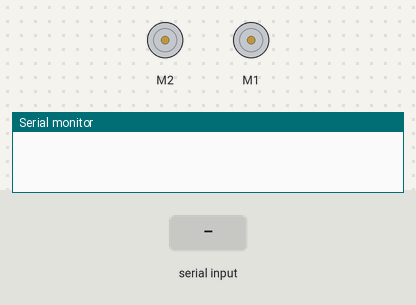
Bench run of a sketch on a simulated Arduino Uno, built with avr-gcc and run on an emulated ATmega328P. Shown: 2 × DC motor (green arrow = forward, orange = backward, longer = faster), the last lines printed to the serial monitor. Inputs (shaded band) come from the test bench.

Above: at 9.7 s.
9.8 s: "1" received over the second serial link
At 10.3 s:
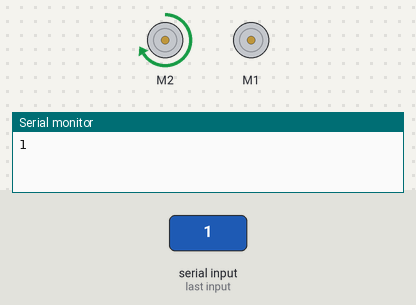
11.3 s: "4" received over the second serial link
At 12.5 s:
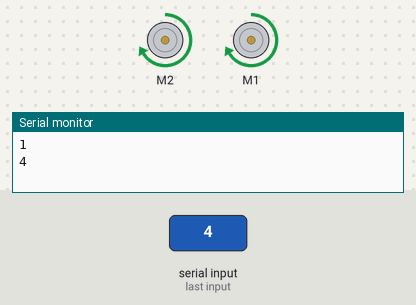
12.8 s: "2" received over the second serial link
At 13.8 s:
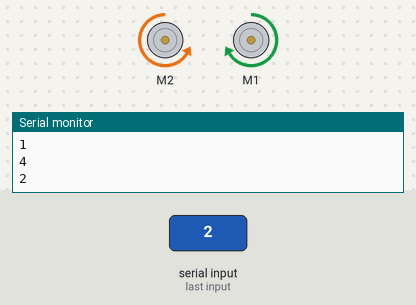
14.3 s: "5" received over the second serial link
At 15.0 s:
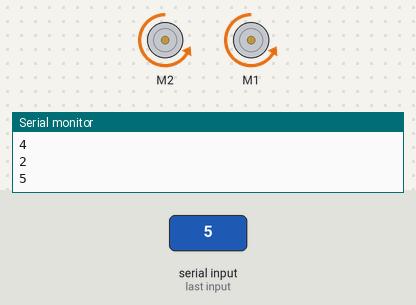
15.8 s: "3" received over the second serial link
At 16.1 s:
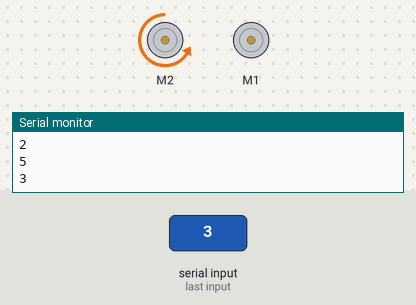
Timing chart, 0 to 18.3 s (numbered marks = the images above; inputs shaded):
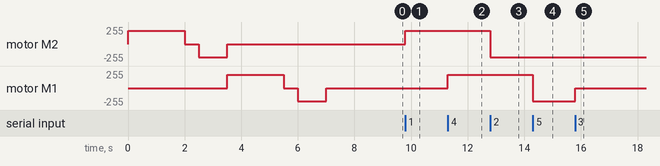

Measured:
- after the input at 9.8 s, motor M2: stopped → forward 200/255 at once
- after the input at 11.3 s, motor M1: stopped → forward 200/255 at once
- after the input at 12.8 s, motor M2: forward 200/255 → backward 200/255 at once
- after the input at 14.3 s, motor M1: forward 200/255 → backward 200/255 at once
- after the input at 15.8 s, motor M1: backward 200/255 → stopped at once

The sketch:

BT_DOS_RUEDAS_COCHE.ino
```cpp
#include <SoftwareSerial.h>
SoftwareSerial BT1(A0,A1);

// El módulo bluetooth se conecta así
// Bluetooth_RX  -> A1_arduino
// Bluetooth_TX  -> A0_arduino
// Bluetooth_GND -> GND_arduino
// Bluetooth_VCC -> 5V_arduino

#include <AFMotor.h>
AF_DCMotor motorDer(2);
//asegurate que tienes conectado el motor derecho al puerto 1
AF_DCMotor motorIz(1);

//Variables de control y/o lectura
char valor; //un solo byte, un caracter ASCII
//String estado;// texto

void setup() {
  Serial.begin(9600);//iniciamos conexión montor serie
  BT1.begin(9600);   //iniciamos conexión bluetooth

  //Probamos que la rueda derecha funciona
  motorDer.setSpeed(200);     // veloc entre 0-255
  motorIz.setSpeed(200);     // veloc entre 0-255

  motorDer.run(FORWARD);      // gira marcha adelante
  delay(2000);
  motorDer.run(RELEASE);      // parado
  delay(500);
  motorDer.run(BACKWARD);     // marcha atrás
  delay(1000);
  motorDer.run(RELEASE);      // parado

 //Probamos que la rueda izquierda funciona
  motorIz.run(FORWARD);      // gira marcha adelante
  delay(2000);
  motorIz.run(RELEASE);      // parado
  delay(500);
  motorIz.run(BACKWARD);     // marcha atrás
  delay(1000);
  motorIz.run(RELEASE);      // parado
 }

void loop() {

  if (BT1.available())  //Si el puerto serie (Bluetooth) está disponible
  {

    valor = BT1.read();  //Lee el dato entrante via Bluetooth
    Serial.println(valor);  //imprime el valor en el monitor serie

    if (valor == '0')   //Si el dato entrante es "0"
    {
      motorDer.run(RELEASE);
    }
    else if (valor == '1')   //Si el dato entrante es "1"
    {
     motorDer.run(FORWARD);
    }
    else if (valor == '2')   //Si el dato entrante es "2"
    {
      motorDer.run(BACKWARD);
    }
    else if (valor == '3')   //Si el dato entrante es "3"
    {
      motorIz.run(RELEASE);
    }
    else if (valor == '4')   //Si el dato entrante es "4"
    {
      motorIz.run(FORWARD);
    }
    else if (valor == '5')   //Si el dato entrante es "5"
    {
      motorIz.run(BACKWARD);
    }

 }//fin del if (BT1.available())
} //fin del loop()
```
